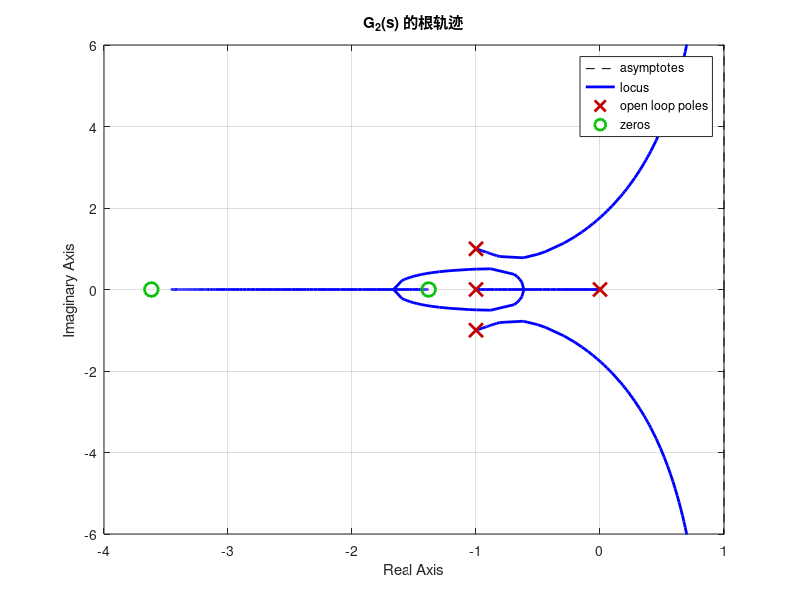

Source code (MATLAB): (Note: this script raises an error after producing the figure.)
% File: root_locus.m
clc; clear; close all;

num2 = [1 5 5];
den2 = conv([1 1 0], [1 2 2]);
G2 = tf(num2, den2);

% 绘制根轨迹
figure(1);
rlocus(G2);
title('G_2(s) 的根轨迹');
axis([-4 1 -6 6]);
grid on;

[k, poles] = rlocfind(G2);
disp('k = '); disp(k);
disp('poles = '); disp(poles);
saveas(gcf, 'rlocfind_G2.png');

% 绘制对应增益下的单位阶跃响应
figure(2);
step(feedback(k*G2, 1));
title('k = ' + string(k) + ' 时的单位阶跃响应');
grid on;
saveas(gcf, 'step_response_G2.png');
